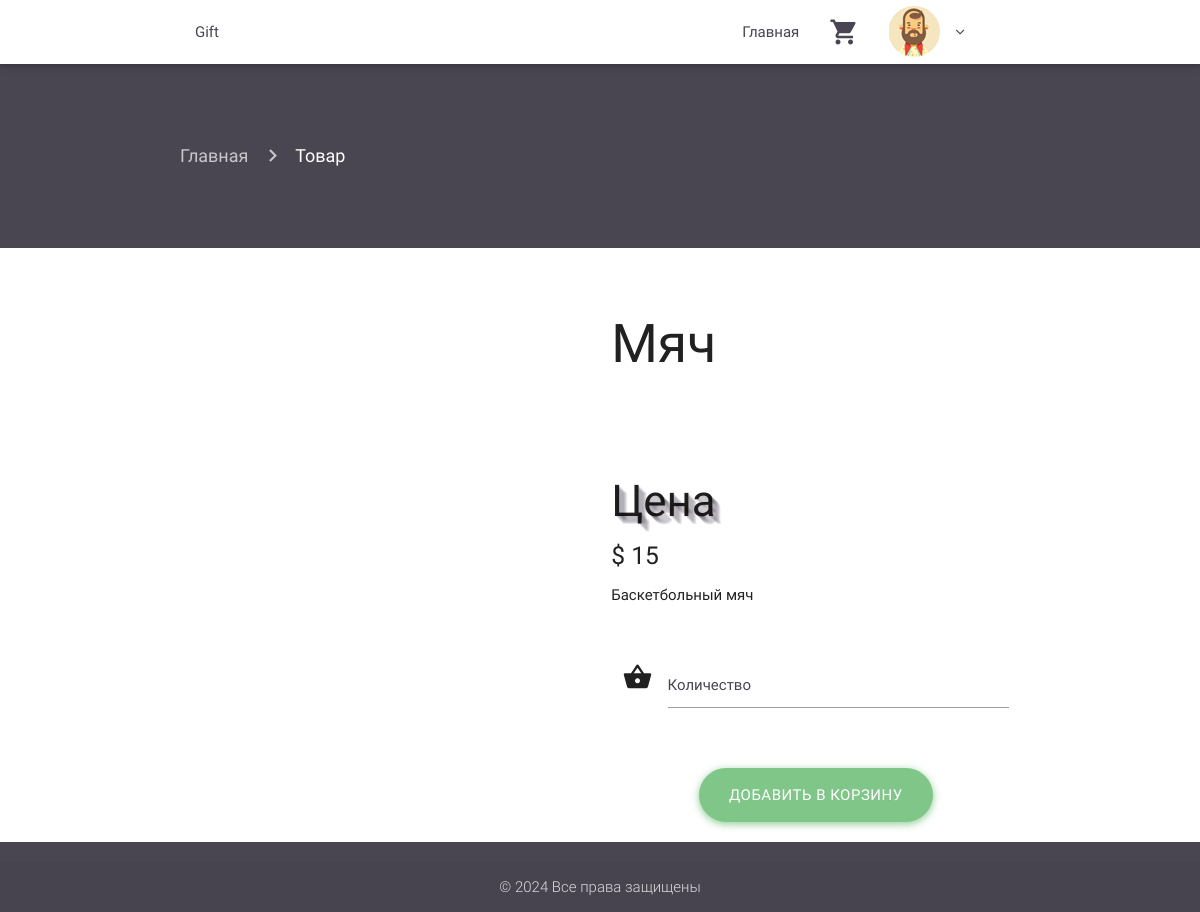
/product.php?id=66 (signed in), run on the app's committed database.
### tables this page shows
CREATE TABLE `product` (
  `id` int(11) NOT NULL,
  `id_category` int(11) NOT NULL,
  `name` varchar(1000) NOT NULL,
  `description` varchar(1000) NOT NULL,
  `price` int(11) NOT NULL,
  `thumbnail` varchar(1000) NOT NULL
);

### product.php (the view, shortened to what this page needs)
<?php
$id_product =$_GET['id'];
 require 'includes/header.php';
 require $nav;?>
 <div class="container-fluid product-page" id="top">
   <div class="container current-page">
      <nav>
        <div class="nav-wrapper">
          <div class="col s12">
            <a href="index.php" class="breadcrumb">Главная</a>
            <a href="product.php?id=<? $id_product; ?>" class="breadcrumb">Товар</a>
          </div>
        </div>
      </nav>
    </div>
   </div>
<div class="container-fluid product">
  <div class="container">
   <div class="row">
     <div class="col s12 m6">
            <?php
            include 'db.php';
            $queryproduct = "SELECT id, name, price, description, thumbnail
              FROM product WHERE id = '{$id_product}'";
            $result1 = $connection->query($queryproduct);
            if ($result1->num_rows > 0) {
            while($rowproduct = $result1->fetch_assoc()) {
              $id_productdb = $rowproduct['id'];
              $name_product = $rowproduct['name'];
              $price_product = $rowproduct['price'];
              $description = $rowproduct['description'];
              $thumbnail_product = $rowproduct['thumbnail']; }}?>
       <div class="row">
         <?php
           $querypic = "SELECT thumbnail FROM product WHERE id = '$id_productdb'";
           $total = $connection->query($querypic);
           if ($total->num_rows > 0) {
           while($rowpic = $total->fetch_assoc()) {
          ?>
           <div class="col s12 m4">
           </div>
         <?php }} ?>
       </div>
     </div>
     <div class="col s12 m6">
       <form method="post">
       <h2><?= $name_product; ?></h2>
       <div class="stuff">
        <h3 class="woow">Цена</h3>
        <h5>$ <?= $price_product; ?></h5>
           <p><?= $description; ?></p>
          <div class="input-field col s12">
            <i class="material-icons prefix">shopping_basket</i>
            <input id="icon_prefix" type="number" name="quantity" min="1" class="validate" required>
            <label for="icon_prefix">Количество</label>
          </div>
       <div class="center-align">
           <button type="submit" name="buy" class="btn-large meh button-rounded waves-effect waves-light ">Добавить в корзину</button>
       </div>
       </div>
        </form>
     </div>
   </div>
  </div>
</div>
<?php
 require 'includes/secondfooter.php';
 require 'includes/footer.php'; ?>

### src/css/style.css (style rules this page uses)
.button-rounded { border-radius: 20px; background-color: #81C689; box-shadow: 0 2px 6px 0 rgba(129, 198, 137, 0.6), 0 2px 10px 0 rgba(129, 198, 137, 0.42); }
.product-page { padding-top: 60px; padding-bottom: 60px; background-color: #494551; }
.product-page nav { background: none; box-shadow: none; }
.product { padding-top: 40px; }
.product .stuff { padding-top: 60px; }
.product .stuff p { margin-bottom: 40px; }
.product .stuff .input-field { margin-bottom: 40px; }
.product .stuff .button-rounded { border-radius: 45px !important; }
.woow { text-shadow: rgba(73, 69, 81, 0.12) 1px 1px, rgba(73, 69, 81, 0.12) 2px 2px, rgba(73, 69, 81, 0.12) 3px 3px, rgba(73, 69, 81, 0.12) 4px 4px, rgba(73, 69, 81, 0.12) 5px 5px, rgba(73, 69, 81, 0.12) 6px 6px, rgba(73, 69, 81, 0.12) 7px 7px, rgba(73, 69, 81, 0.12) 8px 8px; }
.input-field label { color: #494551; }
.material-icons { font-family: "Material Icons"; font-weight: normal; font-style: normal; font-size: 24px; line-height: 1; letter-spacing: normal; text-transform: none; display: inline-block; white-space: nowrap; word-wrap: normal; direction: ltr; -webkit-font-feature-settings: "liga"; -webkit-font-smoothing: antialiased; }

### data on the page
product: name "Мяч", price "15", description "Баскетбольный мяч"

### other printed values
Date('Y') "2024"
